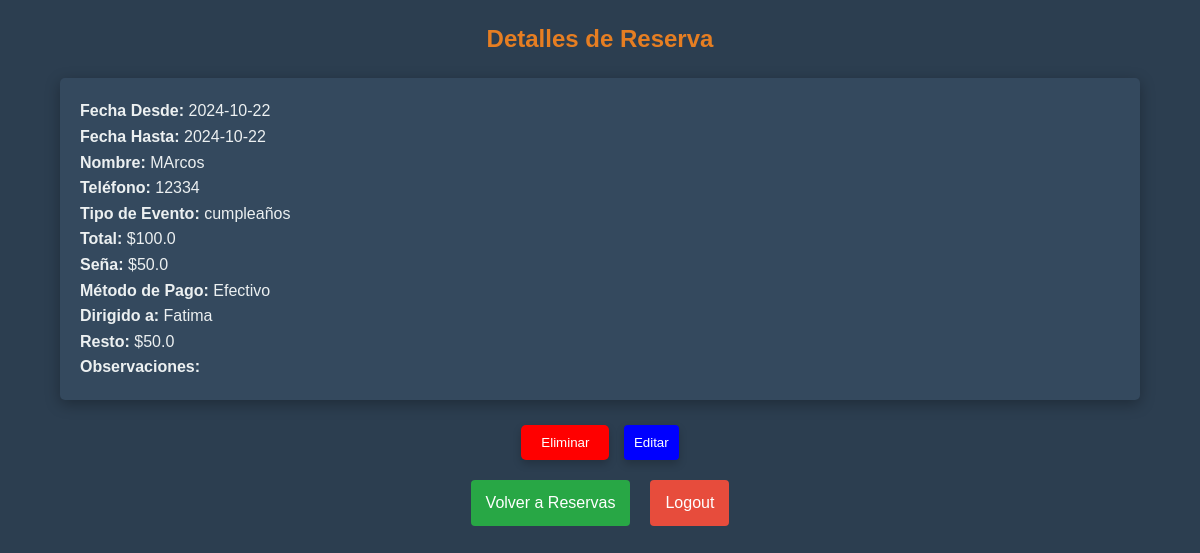
Before: /ver_detalle_reserva/2 (signed in) with the older database file.
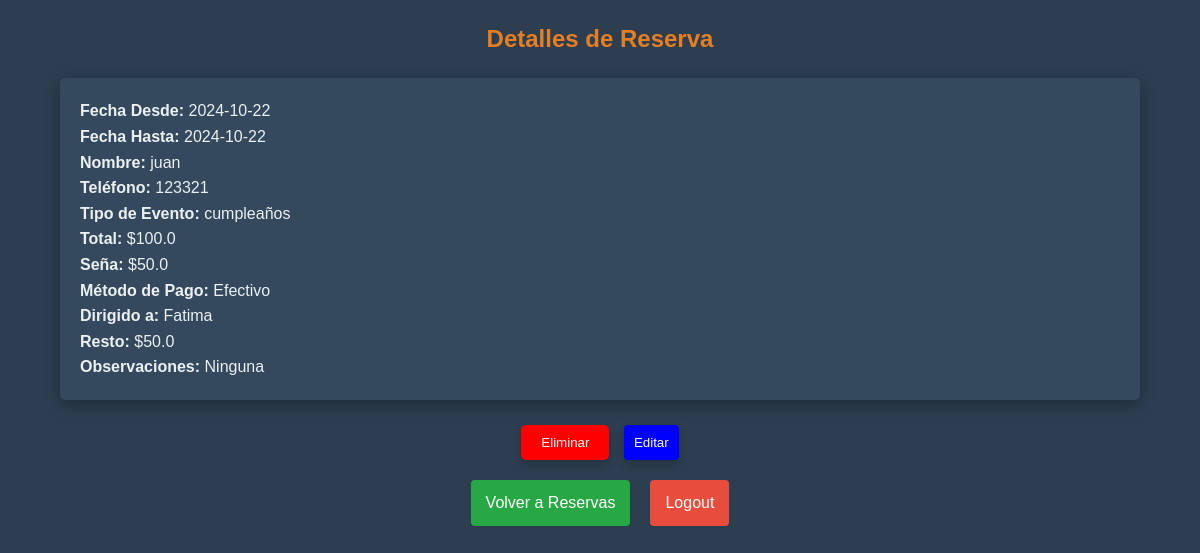
After: the same page with the newer database file.
### app.py (models this page shows)
class Reserva(db.Model):
    id = db.Column(db.Integer, primary_key=True)
    usuario_id = db.Column(db.Integer, db.ForeignKey('user.id'), nullable=False)
    fecha_desde = db.Column(db.String(50), nullable=False)
    fecha_hasta = db.Column(db.String(50), nullable=False)
    nombre_cliente = db.Column(db.String(100), nullable=False)
    telefono = db.Column(db.String(15), nullable=False)
    tipo_evento = db.Column(db.String(100), nullable=False)
    total = db.Column(db.Float, nullable=False)
    sena = db.Column(db.Float, nullable=False)
    metodo_pago = db.Column(db.String(50), nullable=False)
    dirigido_a = db.Column(db.String(100), nullable=False)
    resto = db.Column(db.Float, nullable=False)
    observaciones = db.Column(db.String(250), nullable=True)

### app.py (the view)
@app.route('/ver_detalle_reserva/<int:reserva_id>')
@login_required
def ver_detalle_reserva(reserva_id):
    reserva = Reserva.query.get_or_404(reserva_id)
    return render_template('ver_detalle_reserva.html', reserva=reserva)

### app.py (called while the page is built)
@login_manager.user_loader
def load_user(user_id):
    return db.session.get(User, int(user_id))

### templates/ver_detalle_reserva.html (shortened to what this page needs)
<!DOCTYPE html>
<html lang="es">
<head>
    <link rel="stylesheet" href="{{ url_for('static', filename='styles.css') }}">
</head>
<body>
    <h2>Detalles de Reserva</h2>
    <div class="container">
        <p><strong>Fecha Desde:</strong> {{ reserva.fecha_desde }}</p>
        <p><strong>Fecha Hasta:</strong> {{ reserva.fecha_hasta }}</p>
        <p><strong>Nombre:</strong> {{ reserva.nombre_cliente }}</p>
        <p><strong>Teléfono:</strong> {{ reserva.telefono }}</p>
        <p><strong>Tipo de Evento:</strong> {{ reserva.tipo_evento }}</p>
        <p><strong>Total:</strong> ${{ reserva.total }}</p>
        <p><strong>Seña:</strong> ${{ reserva.sena }}</p>
        <p><strong>Método de Pago:</strong> {{ reserva.metodo_pago }}</p>
        <p><strong>Dirigido a:</strong> {{ reserva.dirigido_a }}</p>
        <p><strong>Resto:</strong> ${{ reserva.resto }}</p>
        <p><strong>Observaciones:</strong> {{ reserva.observaciones }}</p>
    </div>
    <div class="centered">
        <form action="{{ url_for('eliminar_reserva', reserva_id=reserva.id) }}" method="POST" style="display:inline;">
            <button type="submit" class="delete-button">Eliminar</button>
        </form>
        <a href="{{ url_for('editar_reserva', reserva_id=reserva.id) }}">
            <button class="edit-button">Editar</button>
        </a>
    </div>
    <div class="button-group centered">
        <a href="{{ url_for('ver_reservas') }}" class="green-button">Volver a Reservas</a>
        <a href="{{ url_for('logout') }}" class="red-button">Logout</a>
    </div>
</body>
</html>

Changed rows visible on the page:
changed Reserva "cumpleaños": nombre_cliente "MArcos" → "juan"; telefono "12334" → "123321"; observaciones (not shown) → "Ninguna"
